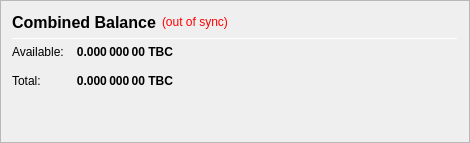
                   <widget class="QFrame" name="frame_CombinedBalances">
                    <property name="minimumSize">
                     <size>
                      <width>470</width>
                      <height>0</height>
                     </size>
                    </property>
                    <property name="frameShape">
                     <enum>QFrame::StyledPanel</enum>
                    </property>
                    <property name="frameShadow">
                     <enum>QFrame::Raised</enum>
                    </property>
                    <layout class="QVBoxLayout" name="verticalLayout_5">
                     <item>
                      <layout class="QHBoxLayout" name="horizontalLayout_5" stretch="0">
                       <item>
                        <widget class="QLabel" name="label_5z">
                         <property name="minimumSize">
                          <size>
                           <width>0</width>
                           <height>20</height>
                          </size>
                         </property>
                         <property name="font">
                          <font>
                           <pointsize>12</pointsize>
                           <weight>75</weight>
                           <bold>true</bold>
                          </font>
                         </property>
                         <property name="toolTip">
                          <string>Combined Balance (including unconfirmed and immature coins)</string>
                         </property>
                         <property name="text">
                          <string>Combined Balance</string>
                         </property>
                        </widget>
                       </item>
                       <item>
                        <widget class="QLabel" name="labelWalletStatus">
                         <property name="cursor">
                          <cursorShape>WhatsThisCursor</cursorShape>
                         </property>
                         <property name="toolTip">
                          <string>The displayed information may be out of date. Your wallet automatically synchronizes with the TBC network after a connection is established, but this process has not completed yet.</string>
                         </property>
                         <property name="styleSheet">
                          <string notr="true">QLabel { color: red; }</string>
                         </property>
                         <property name="text">
                          <string notr="true">(out of sync)</string>
                         </property>
                         <property name="alignment">
                          <set>Qt::AlignLeading|Qt::AlignLeft|Qt::AlignVCenter</set>
                         </property>
                        </widget>
                       </item>
                       <item>
                        <spacer name="horizontalSpacer_1">
                         <property name="orientation">
                          <enum>Qt::Horizontal</enum>
                         </property>
                         <property name="sizeHint" stdset="0">
                          <size>
                           <width>40</width>
                           <height>20</height>
                          </size>
                         </property>
                        </spacer>
                       </item>
                      </layout>
                     </item>
                     <item>
                      <widget class="Line" name="line_CombinedBalance">
                       <property name="minimumSize">
                        <size>
                         <width>0</width>
                         <height>1</height>
                        </size>
                       </property>
                       <property name="maximumSize">
                        <size>
                         <width>16777215</width>
                         <height>1</height>
                        </size>
                       </property>
                       <property name="orientation">
                        <enum>Qt::Horizontal</enum>
                       </property>
                      </widget>
                     </item>
                     <item>
                      <layout class="QGridLayout" name="gridLayout_3">
                       <property name="spacing">
                        <number>12</number>
                       </property>
                       <item row="1" column="0">
                        <widget class="QLabel" name="labelBalanceTextz">
                         <property name="text">
                          <string>Available:</string>
                         </property>
                        </widget>
                       </item>
                       <item row="1" column="1">
                        <widget class="QLabel" name="labelBalancez">
                         <property name="font">
                          <font>
                           <weight>75</weight>
                           <bold>true</bold>
                          </font>
                         </property>
                         <property name="cursor">
                          <cursorShape>IBeamCursor</cursorShape>
                         </property>
                         <property name="toolTip">
                          <string>Your current spendable balance</string>
                         </property>
                         <property name="text">
                          <string notr="true">0.000 000 00 TBC</string>
                         </property>
                         <property name="alignment">
                          <set>Qt::AlignRight|Qt::AlignTrailing|Qt::AlignVCenter</set>
                         </property>
                         <property name="textInteractionFlags">
                          <set>Qt::LinksAccessibleByMouse|Qt::TextSelectableByKeyboard|Qt::TextSelectableByMouse</set>
                         </property>
                        </widget>
                       </item>
                       <item row="2" column="0">
                        <widget class="QLabel" name="labelTotalTextz">
                         <property name="text">
                          <string>Total:</string>
                         </property>
                        </widget>
                       </item>
                       <item row="2" column="1">
                        <widget class="QLabel" name="labelTotalz">
                         <property name="font">
                          <font>
                           <weight>75</weight>
                           <bold>true</bold>
                          </font>
                         </property>
                         <property name="cursor">
                          <cursorShape>IBeamCursor</cursorShape>
                         </property>
                         <property name="toolTip">
                          <string>Total Balance, including all unavailable coins.</string>
                         </property>
                         <property name="text">
                          <string notr="true">0.000 000 00 TBC</string>
                         </property>
                         <property name="alignment">
                          <set>Qt::AlignRight|Qt::AlignTrailing|Qt::AlignVCenter</set>
                         </property>
                         <property name="textInteractionFlags">
                          <set>Qt::LinksAccessibleByMouse|Qt::TextSelectableByKeyboard|Qt::TextSelectableByMouse</set>
                         </property>
                        </widget>
                       </item>
                       <item row="2" column="3">
                        <spacer name="horizontalSpacer_2">
                         <property name="orientation">
                          <enum>Qt::Horizontal</enum>
                         </property>
                         <property name="sizeHint" stdset="0">
                          <size>
                           <width>40</width>
                           <height>20</height>
                          </size>
                         </property>
                        </spacer>
                       </item>
                      </layout>
                     </item>
                     <item>
                      <spacer name="verticalSpacer_1">
                       <property name="orientation">
                        <enum>Qt::Vertical</enum>
                       </property>
                       <property name="sizeHint" stdset="0">
                        <size>
                         <width>20</width>
                         <height>40</height>
                        </size>
                       </property>
                      </spacer>
                     </item>
                    </layout>
                   </widget>
